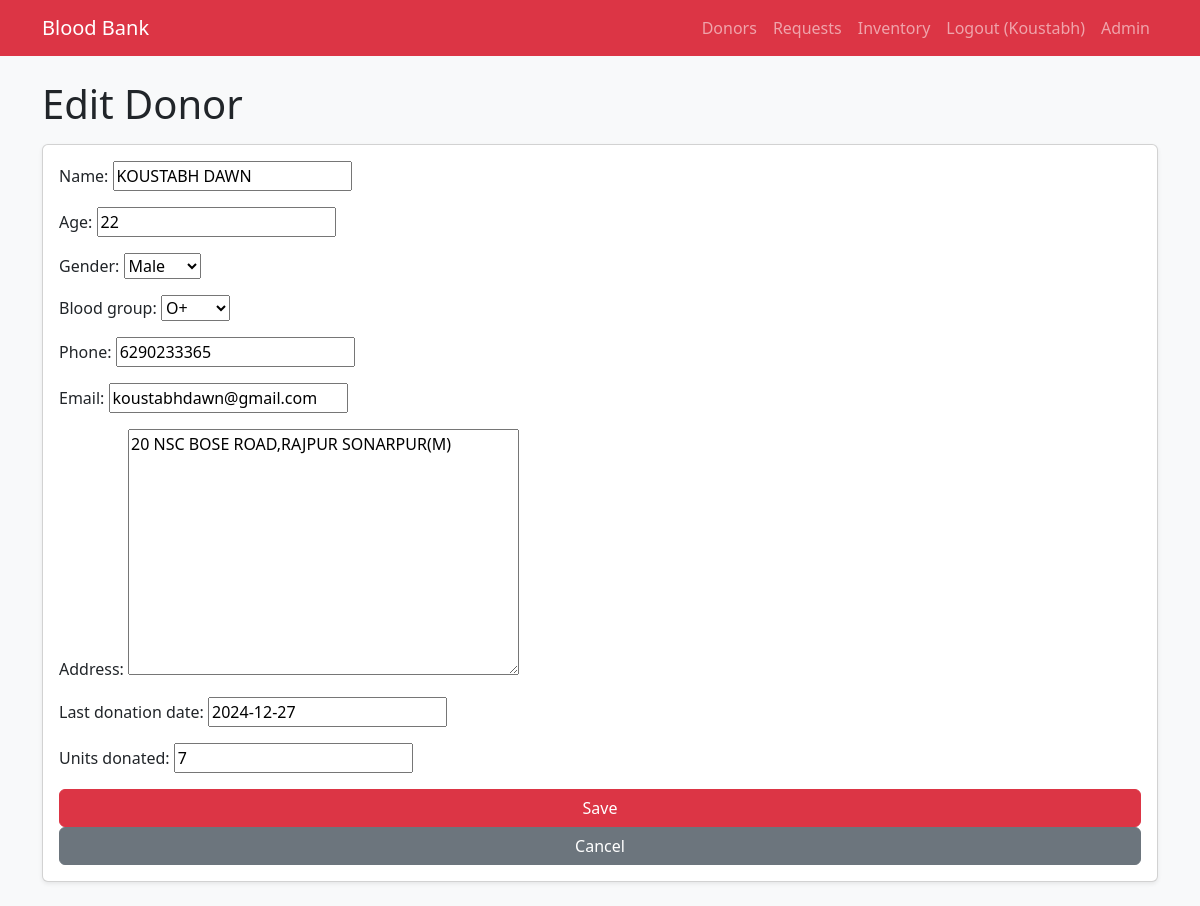
/donors/3/edit/ (signed in), run on the app's committed database.
### bank/models.py (models this page shows, shortened)
class Donor(models.Model):
    BLOOD_GROUP_CHOICES = [
        ('A+', 'A+'), ('A-', 'A-'),
        ('B+', 'B+'), ('B-', 'B-'),
        ('AB+', 'AB+'), ('AB-', 'AB-'),
        ('O+', 'O+'), ('O-', 'O-'),
    ]
    GENDER_CHOICES = [
        ('M', 'Male'),
        ('F', 'Female'),
        ('O', 'Other'),
    ]
    name = models.CharField(max_length=100)
    age = models.PositiveIntegerField()
    gender = models.CharField(max_length=1, choices=GENDER_CHOICES)
    blood_group = models.CharField(max_length=3, choices=BLOOD_GROUP_CHOICES)
    phone = models.CharField(max_length=15)
    email = models.EmailField(blank=True, null=True)
    address = models.TextField(blank=True, null=True)
    last_donation_date = models.DateField(blank=True, null=True)
    units_donated = models.PositiveIntegerField(default=0)
    created_at = models.DateTimeField(auto_now_add=True)

### bank/views.py (the view)
# urls.py: path('donors/<int:pk>/edit/', views.donor_update, name='donor_update'),
@staff_required
def donor_update(request, pk):
    donor = get_object_or_404(Donor, pk=pk)
    if request.method == 'POST':
        form = DonorForm(request.POST, instance=donor)
        if form.is_valid():
            form.save()
            return redirect('donor_list')
    else:
        form = DonorForm(instance=donor)
    return render(request, 'bank/donor_form.html', {'form': form, 'title': 'Edit Donor'})

### bank/forms.py
class DonorForm(forms.ModelForm):
    class Meta:
        model = Donor
        fields = [
            'name',
            'age',
            'gender',
            'blood_group',
            'phone',
            'email',
            'address',
            'last_donation_date',
            'units_donated',
        ]

### bank/views.py (called while the page is built)
def staff_required(view_func):
    decorated_view = login_required(
        user_passes_test(lambda u: u.is_staff)(view_func)
    )
    return decorated_view

### bank/templates/bank/donor_form.html (shortened to what this page needs)
{% extends 'bank/base.html' %}
{% block content %}
<h1 class="mb-3">{{ title }}</h1>
<form method="post" class="card p-3 shadow-sm">
    {{ form.as_p }}
    <button type="submit" class="btn btn-danger">Save</button>
    <a href="{% url 'donor_list' %}" class="btn btn-secondary">Cancel</a>
</form>
{% endblock %}

### bank/templates/bank/base.html (shortened to what this page needs)
<!DOCTYPE html>
<html lang="en">
<head>
    <link
      href="https://cdn.jsdelivr.net/npm/bootstrap@5.3.3/dist/css/bootstrap.min.css"
      rel="stylesheet"
    >
</head>
<body class="bg-light">
<nav class="navbar navbar-expand-lg navbar-dark bg-danger mb-4">
    <div class="container">
        <a class="navbar-brand" href="{% url 'dashboard' %}">Blood Bank</a>
        <div class="collapse navbar-collapse" id="navbarNav">
            <ul class="navbar-nav ms-auto">
                {% if user.is_authenticated %}
                    <li class="nav-item"><a class="nav-link" href="{% url 'donor_list' %}">Donors</a></li>
                    <li class="nav-item"><a class="nav-link" href="{% url 'request_list' %}">Requests</a></li>
                    <li class="nav-item"><a class="nav-link" href="{% url 'inventory_list' %}">Inventory</a></li>
                    <li class="nav-item">
                        <a class="nav-link" href="{% url 'logout' %}">Logout ({{ user.username }})</a>
                    </li>
                {% else %}
                    <li class="nav-item">
                        <a class="nav-link" href="{% url 'login' %}">Login</a>
                    </li>
                {% endif %}
                <li class="nav-item"><a class="nav-link" href="/admin/">Admin</a></li>
            </ul>
        </div>
    </div>
</nav>
<div class="container mb-4">
    {% block content %}{% endblock %}
</div>
</body>
</html>

### data on the page
Donor: name "KOUSTABH DAWN", age "22", gender "Male", blood_group "O+", phone "6290233365", email "koustabhdawn@gmail.com", address "20 NSC BOSE ROAD,RAJPUR SONARPUR(M)", last_donation_date "2024-12-27", units_donated "7"

### other printed values
{{ user.username }} "Koustabh"
{{ title }} "Edit Donor"
